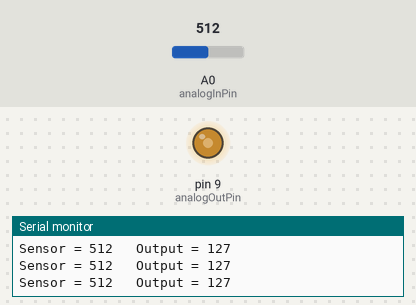
This sketch was run on a simulated Arduino Uno, built with avr-gcc and run on an emulated ATmega328P. Parts: output pins drawn as LEDs (lit = HIGH), the last lines printed to the serial monitor. The inputs (shaded band) are chosen by the test bench; at power-on: A0 (analogInPin) = 512.

Above: at 1.2 s.
1.3 s: A0 (analogInPin) set to 716
At 2.7 s:
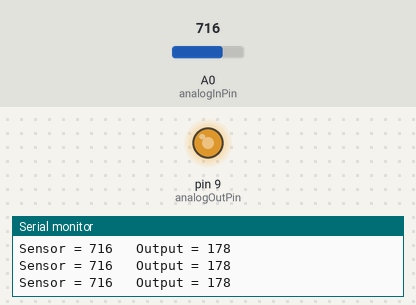
3.0 s: A0 (analogInPin) set to 900
At 4.0 s:
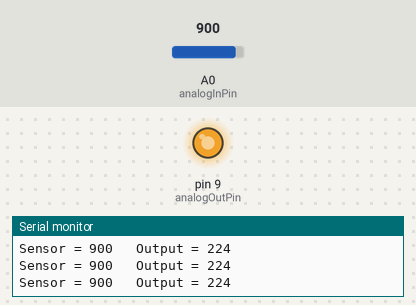
4.5 s: A0 (analogInPin) set to 122
At 5.3 s:
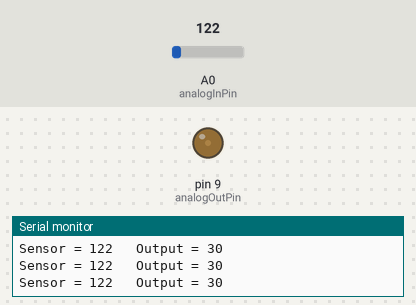
6.0 s: A0 (analogInPin) set to 0
At 6.5 s:
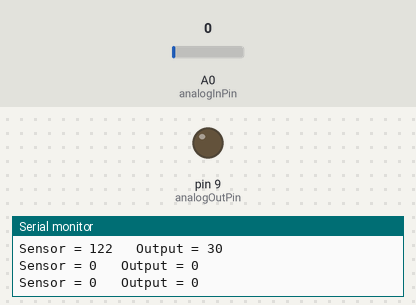
7.5 s: A0 (analogInPin) set to 511
At 9.0 s:
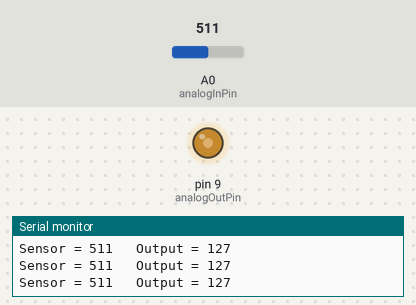
Timing chart, 0 to 10.0 s (numbered marks = the images above; inputs shaded):
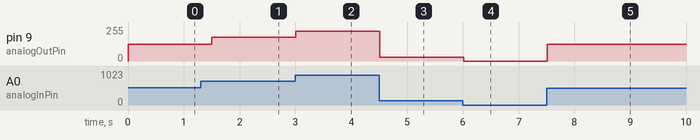

Measured:
- after the input at 1.3 s, pin 9 (analogOutPin): 127/255 → 178/255 after 0.20 s
- after the input at 3.0 s, pin 9 (analogOutPin): 178/255 → 224/255 at once
- after the input at 4.5 s, pin 9 (analogOutPin): 224/255 → 30/255 at once
- after the input at 6.0 s, pin 9 (analogOutPin): 30/255 → 0/255 at once
- after the input at 7.5 s, pin 9 (analogOutPin): 0/255 → 127/255 at once

The sketch:

EntradaAnalogicaSaidaPwm.ino
```cpp
/**
 * @date 03/01/2016
 * @author Houston Santos
 */

// Portas do Arduino associadas
const int analogInPin = A0;
const int analogOutPin = 9;

// Valor inicial do potenciometro
int sensorValue = 0;

// Valor saída PWM
int outputValue = 0;

void setup() {
  // Inicializa a interface serial
  Serial.begin(9600);
}

void loop() {
  // Fazendo leitura da entrada analógica
  sensorValue = analogRead(analogInPin);

  // Mapeando o resultado da entrada analógica dentro do intervalo de 0 a 255
  outputValue = map(sensorValue, 0, 1023, 0, 255);

  // Muda o valor da saida analógica
  analogWrite(analogOutPin, outputValue);

  // Imprimindo no lcd os valores de sensorValue e outputValue
  Serial.print("Sensor = " );
  Serial.print(sensorValue);
  Serial.print("\t Output = ");
  Serial.println(outputValue);
  delay(300);
}
```
